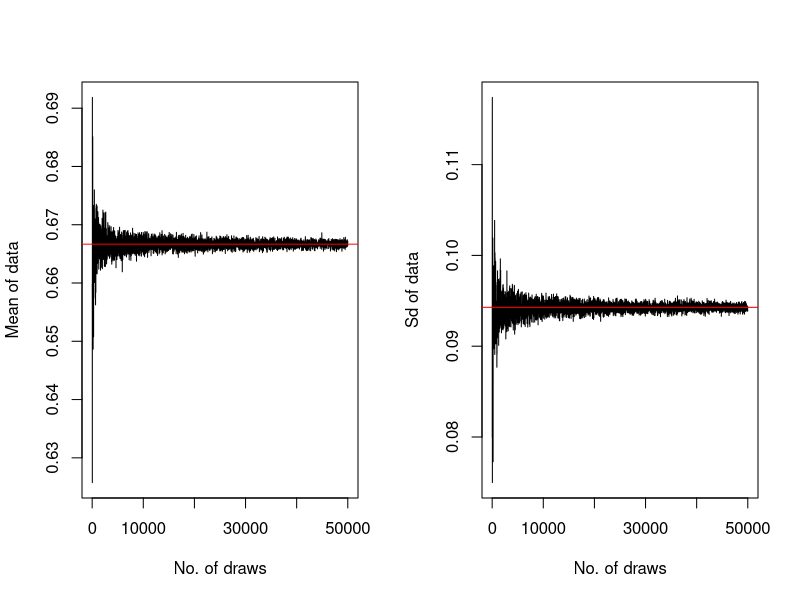
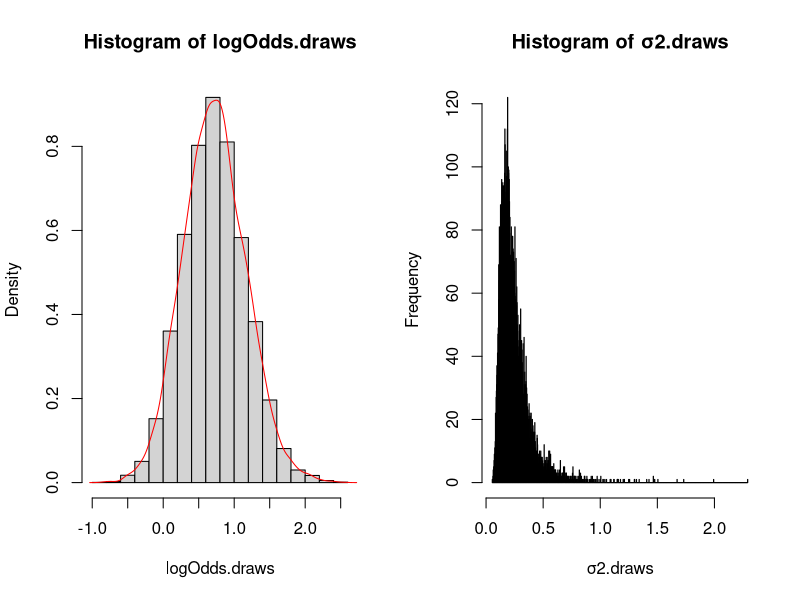
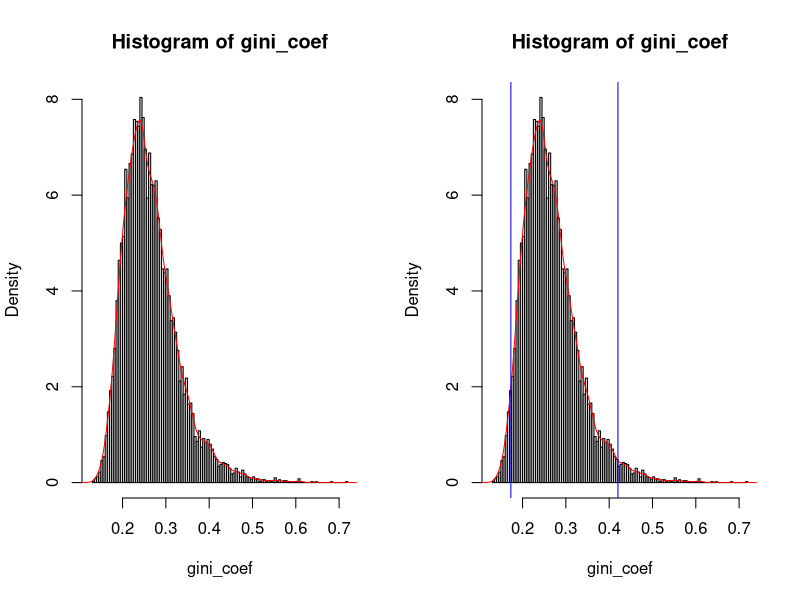
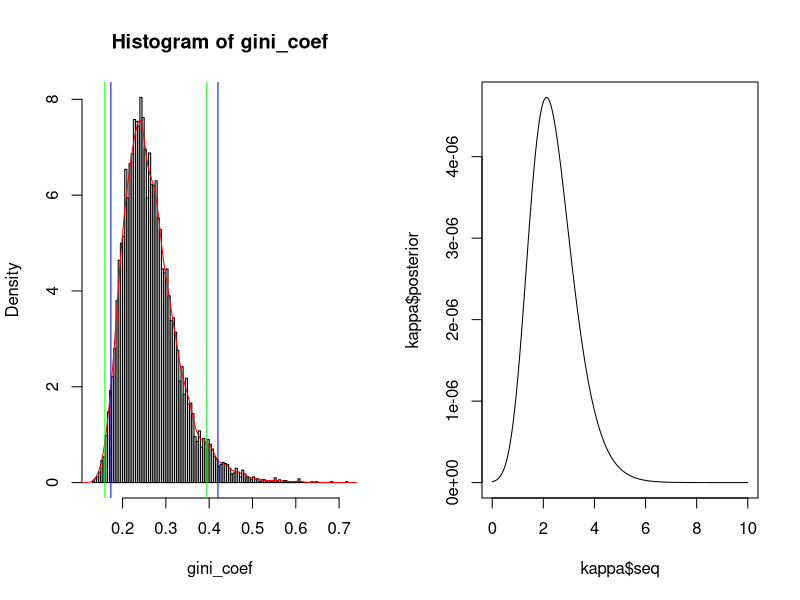
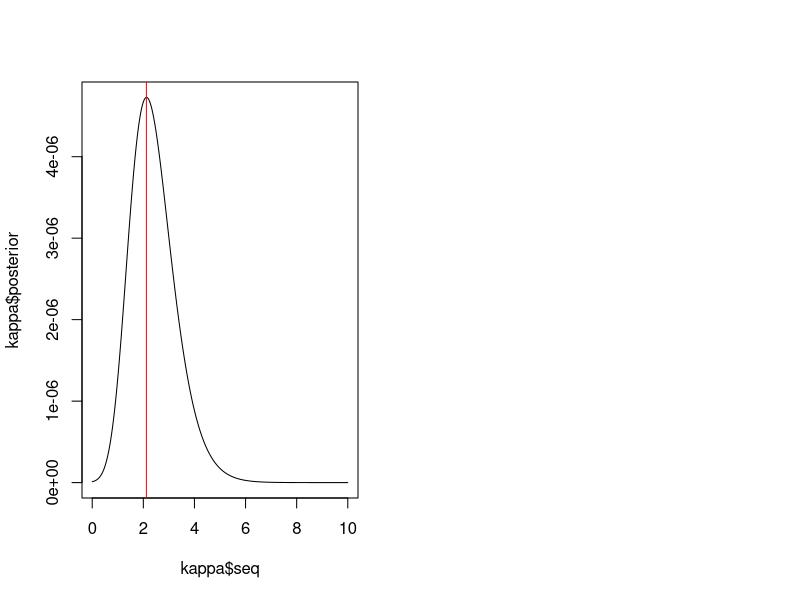

The R script that drew these images, in order:
########################## Lab1 ##########################
### Meta-info
## Beta distribution
## Simulations
## Gini coefficient
## Credible interval
## Highest Posterior Density HPD

# Task 1: Bernoulli ... again
# a) Draw random numbers from Beta distribution and graphical verification
# of posterior
# b) Simulate to compute posterior prob of Pr(theta < 0.4)
# c) Compute log-oods posterior distribution

# Task 2: Log-normal distribution and the Gini coefficient
# a) Simulate 1000 draws from posterior or theta2. Compare with real value
# b) Compute posterior distribution of Gini coefficient G
# c) Compute 95% equal tail credible interval of Gini coefficient G.
# Doing a kernal density estimate
# Compute 95% Highest Posterior Density interval (HPD) of G

# Task 3: Bayesian inference for the concentration parameter in the von Mises distributio
# a) Plot posterior distribution of kappa for wind direction data
# b) Find approximate posterior mode of kappa

############# Task 1 #############
# Bernoulli ... again
#a)
# Instrucitons
# Likelihood: y_1, ..., y_n | θ ~ Bern(θ)
# Prior: θ ~ Beta(alpha_0, beta_0), alpha_0 = beta_0 = 2
# Posterior: θ|y_1, ..., y_n ~ Beta(alpha_0 + s, beta_0 + f)
# s = 14
# n = 20
# f = 6

# Setup
n = 20
s = 14
f = n - s
nDraws = 50000
drawsInterval = 10
intervalVec <- seq(10, nDraws, drawsInterval)

# Prior
prior.alpha = 2
prior.beta = 2

# Posterior
posterior.alpha <- prior.alpha + s
posterior.beta <- prior.beta + f
posterior.draws_means = numeric()
posterior.draws_sd = numeric()

# For-loop - (10, 20, 30, ..., 49980, 49990)
for (i in intervalVec) {
  posterior.draws <- rbeta(n = i, 
                           shape1 = posterior.alpha, 
                           shape2 = posterior.beta) # Draw from beta
  
  posterior.draws_means <- c(posterior.draws_means, mean(posterior.draws)) # Add mean to vector of means
  posterior.draws_sd <- c(posterior.draws_sd, sd(posterior.draws)) # Add sd to vector of sd
}

# True values
posterior.true_mean <- posterior.alpha/(posterior.alpha + posterior.beta)
posterior.true_sd <- sqrt((posterior.alpha*posterior.beta)/
                          ((posterior.alpha + posterior.beta)^2 * (posterior.alpha + posterior.beta + 1)))

# Plot
par(mfrow = c(1, 2))
plot(x = intervalVec, 
     y = posterior.draws_means, 
     type = 'l',
     xlab = 'No. of draws',
     ylab = 'Mean of data') # Plot means
abline(h = posterior.true_mean, col = 'red') # Add line of real mean to plot

plot(x = intervalVec, 
     y = posterior.draws_sd, 
     type = 'l',
     xlab = 'No. of draws',
     ylab = 'Sd of data') # Plot sd's
abline(h = posterior.true_sd, col = 'red')

# b) 
# Setup
n = 20
s = 14
f = n - s
nDraws = 10000

# Prior
prior.alpha = 2
prior.beta = 2

# Posterior
posterior.alpha <- prior.alpha + s
posterior.beta <- prior.beta + f
posterior.draws_means = numeric()
posterior.draws_sd = numeric()

# Draws
posterior.draws_10000 <- rbeta(n = nDraws,
                               shape1 = posterior.alpha,
                               shape2 = posterior.beta)

# Calculate probability
posterior.prob_0.4 <- length(which(posterior.draws_10000 < 0.4))/length(posterior.draws_10000)
posterior.prob_real<- pbeta(q = 0.4,
                            shape1 = posterior.alpha,
                            shape2 = posterior.beta)

# c)
# Functions
logOdds <- function(theta) {
  return (log(theta/(1-theta)))
}

# Setup
n = 20
s = 14
f = n - s
nDraws = 10000

# Prior
prior.alpha = 2
prior.beta = 2

# Posterior
posterior.alpha <- prior.alpha + s
posterior.beta <- prior.beta + f

# Draws
posterior.draws_10000 <- rbeta(n = nDraws,
                               shape1 = posterior.alpha,
                               shape2 = posterior.beta)

# Log-odds the draws
logOdds.draws <-logOdds(posterior.draws_10000)

# Hist and plot the density function of the log-odds draws
hist(logOdds.draws, probability = TRUE)
lines(density(logOdds.draws), col = 'red')

############# Task 2 #############
# Log-normal distribution and the Gini coefficient
# Likelihood: y_1, ..., y_n | µ, σ2 ~ log[ N(µ, σ2) ], µ known, σ2 unknown
# Prior: p(σ2) ∝ 1/σ2

# Posterior of σ2: Inv-X(n, tao^2)
# Tao^2 - The sample variance. Calculated as following:
# sum[ (log(y_i) - µ)^2 ]/n

# If X ~ N(0, 1)
# Y = exp(X) ~ log[ N(0,1) ] (lognormal)

# Setup
y <- c(14, 25, 45, 25, 30, 33, 19, 50, 34, 67)
nDraws = 10000
mu = 3.5

# a)
# Functions
scaled_rchisq <- function(Y, mu, nDraws) {
  n <- length(Y) # Length of data
  Z <- rchisq(n = nDraws, df = n) # Draw from Chi-squared distribution
  tao2 <- sum((log(Y) - mu)^2)/n # Calculate tau2 (sample standard diviation)
  
  return (n*tao2/Z)
}

σ2.draws <- scaled_rchisq(y, mu, nDraws) # Draw from Scaled inverse chi-squared distribution
hist(σ2.draws, breaks=1000)

# b)
# Gini-coefficient measuers inequality (0: equal, 1: unequal)
# Uses the Lorenz curve where:
# x-axis: Cumulative share of people from low to high income
# y-axis: Cumulative share of income earned
#
# If a straight line, it's 100% equal
#
# The Gini-coefficient is the ratio between the area between the straight line and the Lorenz curve
# divided by the total area
#
# If the data follows an lognormal distribution (e.g wealth), the Gini-coef is calculated as follows:
# G = 2 * Φ(σ/√2) - 1

σ <- sqrt(σ2.draws) # Square σ2 to get σ
gini_coef <- 2 * pnorm(σ/sqrt(2), mean = 0, sd = 1) - 1 # Calculate the Gini-coefficients for each σ
hist(gini_coef, breaks=200, probability = TRUE) # Hist Gini-coefficients
lines(density(gini_coef), col='red') # Plot density curve

# c)
# Functions
eqtail_CI <- function(..X, interval) {
  lower <- (1-interval)/2
  upper <- 1 - lower
  n <- length(..X)
  X <- sort(..X) # Sort from smallest to largest value
  
  return (list(lower=X[n*lower], upper=X[n*upper]))
}

HPD <- function(density, interval) {
  gini_df <- data.frame(x = density$x, y = density$y)
  gini_df <- gini_df[with(gini_df, order(y)),]
  gini_df <- data.frame(x = gini_df$x, y = gini_df$y)
  n <- dim(gini_df)[1]
  lower <- 1 - interval
  print(lower)
  HPD_cumsum <- cumsum(gini_df$y)/sum(gini_df$y)
  HPD_lower <- which(HPD_cumsum >= lower)[1]
  gini_df_95 <- gini_df[(HPD_lower + 1):n, ]
  HPD_interval <- c(min(gini_df_95$x), max(gini_df_95$x))
  return (list(lower = HPD_interval[1], upper = HPD_interval[2]))
}

# 95% equal tail credible interval
gini_coef_CI <- eqtail_CI(gini_coef, 0.95)
  
hist(gini_coef, breaks=200, probability = TRUE) # Hist Gini-coefficients
lines(density(gini_coef), col='red') # Plot density curve
abline(v = gini_coef_CI$lower, col='blue') # Plot lower CI line
abline(v = gini_coef_CI$upper, col='blue') # Plot upper CI line

# Highest Posterior Density Interval
gini_density <- density(gini_coef)
HPD_interval <- HPD(gini_density, 0.95)

# Plot histogram of Gini coefficients, 95% credible interval (blue) and 95% HPD interval (green)
hist(gini_coef, breaks=200, probability = TRUE) # Hist Gini-coefficients
lines(density(gini_coef), col='red') # Plot density curve
abline(v = gini_coef_CI$lower, col='blue') # Plot lower CI line
abline(v = gini_coef_CI$upper, col='blue') # Plot upper CI line
abline(v = HPD_interval$lower, col='green') # Plot lower HPD interval
abline(v = HPD_interval$upper, col='green') # Plot upper HPD interval

############# Task 3 #############
# von Mises distribution looks like a normal distribution with a spiky top and
# is a continues probability distribution on the circle, where theta is an angle.
# Kappa (κ): Concentration parameter. Large κ gives small variance around µ.
# Likelihood: p(y_1, ..., y_n | µ, κ) = exp[ κ * cos(y - µ) ]/(2πIo(κ))
# Prior: κ ~ Exp(λ = 1), mean = 1/λ

# Setup
# Wind-angles in degrees on 10 different days
# North is zero
# 
y.degrees <- c(40, 303, 326, 285, 296, 314, 20, 308, 299, 296) 
y.radians <- c(-2.44, 2.14, 2.54, 1.83, 2.02, 2.33, -2.79, 2.23, 2.07, 2.02)
mu <- 2.39 # Mean directon

# a)
# Prior
kappa <- data.frame(seq = seq(0, 10, 0.01),
                    posterior = 0
)

for (i in 1:dim(kappa)[1]) { # Loop over every kappa
  k <- kappa$seq[i] # Extract current kappa
  prior <- exp(-k) # Calculate prior with current kappa
  bessel <- besselI(x = k,
                    nu = 0) # Bessel-function
  likelihood <- prod(exp(k * cos(y.radians - mu))/(2*pi*bessel)) # Calculate von Mises probability
  kappa$posterior[i] <- likelihood * prior # Calculate posterior with current kappa
}

# Plot posterior for different kappas
plot(kappa$seq, kappa$posterior, type='l')

# b)
index <- which.max(kappa$posterior) # Finds index with maximum posterior
kappa.mode <- kappa$seq[which.max(kappa$posterior)] # Extract kappa with maximum posterior

plot(kappa$seq, kappa$posterior, type='l')
abline(v = kappa.mode, col='red')